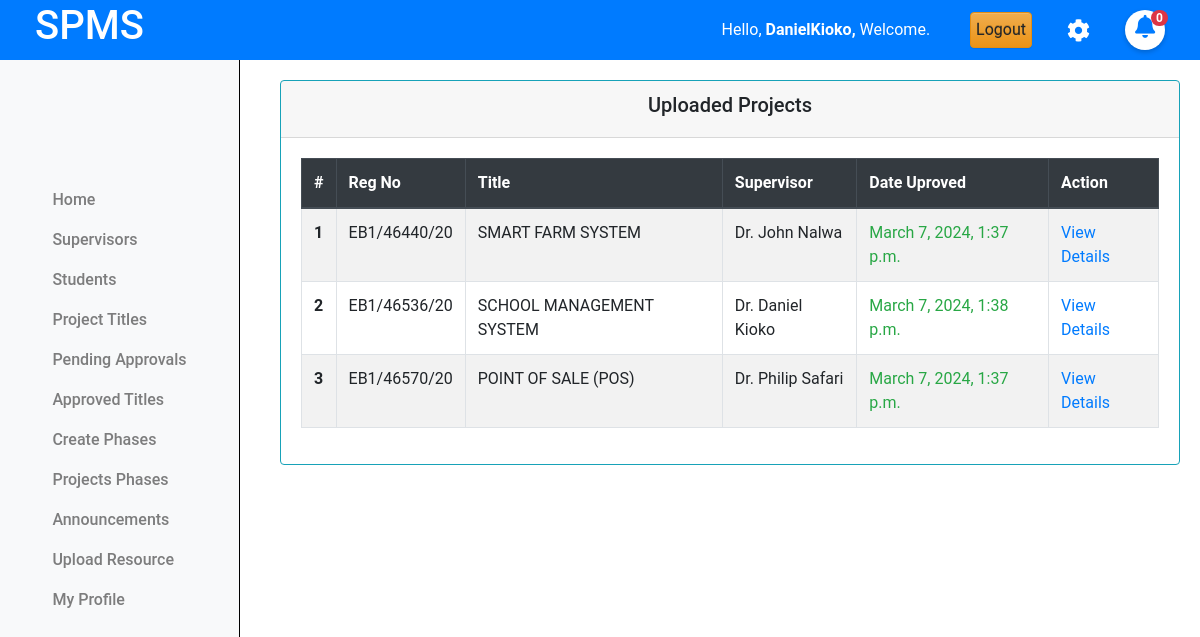
The app's page /projects/approved/ (signed in) with its own data.
### projectsApp/models.py (models this page shows, shortened)
class Coordinator(AbstractUser):
    pass

class Projects(models.Model):
    student = models.ForeignKey(Student, on_delete=models.CASCADE)
    title = models.CharField(max_length=255)
    description = models.TextField()
    objectives = models.TextField()
    lecturer = models.ForeignKey(Lecturer, on_delete=models.SET_NULL, null=True, blank=True)
    status = models.CharField(max_length=50, choices=[
        ('pending', 'Pending'),
        ('approved', 'Approved'),
        ('rejected', 'Rejected')
    ], default='pending')
    created_at = models.DateTimeField(auto_now_add=True)
    updated_at = models.DateTimeField(auto_now=True)

class Student(models.Model):
    regno = models.CharField(max_length=255, unique=True)
    email = models.EmailField(max_length=255, unique=True)
    name = models.CharField(max_length=255)
    phone_number = models.IntegerField(null=True, blank=True)
    intake_year = models.PositiveSmallIntegerField(default=2024)
    password = models.CharField(max_length=128, null=False, blank=False)
    user_id = models.AutoField(primary_key=True)
    last_login = models.DateTimeField(blank=True, null=True)
    USERNAME_FIELD = 'email'
    REQUIRED_FIELDS = ['regno', 'name', 'phone_number']
    class Meta:
        db_table = "students"

class Lecturer(models.Model):
    email = models.EmailField(max_length=255, unique=True, blank=False)
    name = models.CharField(max_length=255)
    phone = models.IntegerField(null=True, blank=True)
    password = models.CharField(max_length=128, null=False, blank=False)
    user_id = models.AutoField(primary_key=True)
    last_login = models.DateTimeField(blank=True, null=True)
    USERNAME_FIELD = 'email'
    REQUIRED_FIELDS = ['name', 'phone']
    class Meta:
        db_table = "Lecturers"

### projectsApp/AccessControl.py (the view)
    @login_required
    def wrapper(request, *args, **kwargs):
        if not isinstance(request.user, Coordinator):
            return redirect('cordinator_login')
        return function(request, *args, **kwargs)

### projectsApp/AccessControl.py (called while the page is built)
def coordinator_required(function):
    @login_required
    def wrapper(request, *args, **kwargs):
        if not isinstance(request.user, Coordinator):
            return redirect('cordinator_login')
        return function(request, *args, **kwargs)
    return wrapper

### projectsApp/context_processors.py (called while the page is built)
def unread_notifications(request):
    if request.user.is_authenticated:
        if hasattr(request.user, 'student'):
            student = request.user
            unread_notifications = Notifications.objects.filter(recipient=student, read=False).count()
            unread_feedbacks = CoordinatorFeedbacks.objects.filter(project__student=student, read=False).count()
            total_unread = unread_notifications + unread_feedbacks
        else:
            total_unread = 0
    else:
        total_unread = 0
    return {'total_unread': total_unread}

### projectsApp/views.py (called while the page is built)
@coordinator_required
def approved_titles(request):
    projects = Projects.objects.filter(status="Approved").order_by('-created_at')
    for i,project in enumerate(projects):
        project.index = i+1
        student = project.student
        project.reg_number = student.regno
    context = {
        'projects':projects,
        }
    return render(request, 'cordinator/approved_titles.html', context)

### projectsApp/templates/cordinator/approved_titles.html
{% extends 'base.html' %}
{% load static %}
{% block content %}
{% include 'column1_cord.html' %}
<div class="content">
    <div class="container-fluid">
        <div class="row">
            <div class="card border-info">
                <div class="card-header text-center">
                    <h5>Uploaded Projects</h5>
                </div>
                <div class="card-body">
                    <table class="table table-bordered table-hover  table-striped border-info">
                        <thead class="thead-dark">
                            <tr>
                                <th scope="col">#</th>
                                <th scope="col">Reg No</th>
                                <th scope="col">Title</th>
                                <th scope="col">Supervisor</th>
                                <th scope="col">Date Uproved</th>
                                <th scope="col">Action</th>
                            </tr>
                        </thead>
                        <tbody>
                            {% if projects.exists %}
                                {% for project in projects %}
                                    <tr>
                                        <th scope="row">{{project.index}}</th>
                                        <td>{{project.reg_number|upper}}</td>
                                        <td>{{project.title|upper}}</td>
                                        <td>{{project.lecturer.name|title}}</td>
                                        <td class="text-success">{{project.updated_at}}</td>
                                        <td><a href="{% url "view_project_details" project.id %}"> View Details </a></td>
                                    </tr>
                                {% endfor %}
                            {% else %}
                                <tr>
                                    <td colspan="6" class="text-center text-danger">No approved projects found.</td>
                                </tr>
                            {% endif %}
                        </tbody>
                    </table>
                </div>
            </div>
        </div>
    </div>
</div>
<link rel="stylesheet" href="{% static 'css/mystudents.css' %}">
{% endblock %}

### projectsApp/templates/base.html (shortened to what this page needs)
{% load static %}
<!doctype html>
<html class="no-js h-100" lang="en">
  <head>
    <link href="https://use.fontawesome.com/releases/v5.0.6/css/all.css" rel="stylesheet">
    <link href="https://stackpath.bootstrapcdn.com/bootstrap/4.5.2/css/bootstrap.min.css" rel="stylesheet">
    <link rel="stylesheet" href="https://cdn.jsdelivr.net/npm/bootstrap@3.3.7/dist/css/bootstrap-theme.min.css">
</head>
<body>
    <header>
        <div class="container-fluid">
            <div class="row align-items-center">
                <div class="col-md-3">
                    <div class="left">
                        <h1>SPMS</h1>
                    </div>
                </div>
                <div class="col-md-9 d-flex justify-content-end">
                    <div class="row align-items-center">
                        <div class="col-auto">
                            <span class="username mb-3" style="padding:10px;">
                                Hello,
                                <strong>
                                    {% if request.user.is_authenticated %}
                                        {% if request.user.is_staff %}
                                            {{ request.user.username }},
                                        {% else %}
                                            {{ request.user.name }},
                                        {% endif %}
                                    {% else %}
                                        Guest,
                                    {% endif %}
                                </strong>
                                Welcome.
                            </span>
                        </div>
                        <div class="col-auto">
                            <a href="{% url 'logout' %}" class="btn btn-warning" style="padding:5px;">Logout</a>
                        </div>
                        <div class="col-auto">
                            <i class="fas fa-cog mb-3 mt-3" style="font-size:23px; padding:5px;"></i>
                        </div>
                        <div class="col-auto position-relative">
                            <i class="fas fa-bell mb-3 mt-3" id="notifications" style="font-size:23px; padding:5px;"></i>
                            <span class="position-absolute mt-3 start-100 translate-middle badge rounded-pill bg-danger" id="unread-count">
                                {{ total_unread }}
                            </span>
                        </div>
                    </div>
                </div>
            </div>
        </div>
    </header>
    {% block content %}
    {% endblock %}
</body>
</html>

### projectsApp/static/css/mystudents.css (style rules this page uses)
.content { margin-left: 250px; padding: 20px; margin-top: 60px; }
.card { width: 100%; margin-left: 10px; }

### projectsApp/templates/base.html (style rules this page uses)
body { font-family: 'Roboto', sans-serif; margin: 0; padding: 0; }
header { background-color: #007BFF; color: white; display: flex; justify-content: space-between; align-items: center; text-align: center; padding: 10px 20px; z-index: 20; position: fixed; top: 0; left: 0; width: 100%; height: 60px; }
header .left { display: flex; align-items: center; }
#unread-count { position: fixed; right: 12px; color: white; font-size: 12px; font-weight: bold; border-radius: 50%; padding: 2px 5px; }
#notifications { width:40px; height:40px; background:#fff; border-radius:50%; box-sizing:border-box; text-align:center; color: #007bff; box-shadow:0 2px 5px rgba(0,0,0,.2); }

### records on screen
Coordinator: user.username "DanielKioko"
Projects: index "1", reg_number "EB1/46440/20", title "SMART FARM SYSTEM", lecturer.name "Dr. John Nalwa", updated_at "March 7, 2024, 1:37 p.m."
Projects: index "2", reg_number "EB1/46536/20", title "SCHOOL MANAGEMENT SYSTEM", lecturer.name "Dr. Daniel Kioko", updated_at "March 7, 2024, 1:38 p.m."
Projects: index "3", reg_number "EB1/46570/20", title "POINT OF SALE (POS)", lecturer.name "Dr. Philip Safari", updated_at "March 7, 2024, 1:37 p.m."

### other values on screen
{{ total_unread }} "0"
